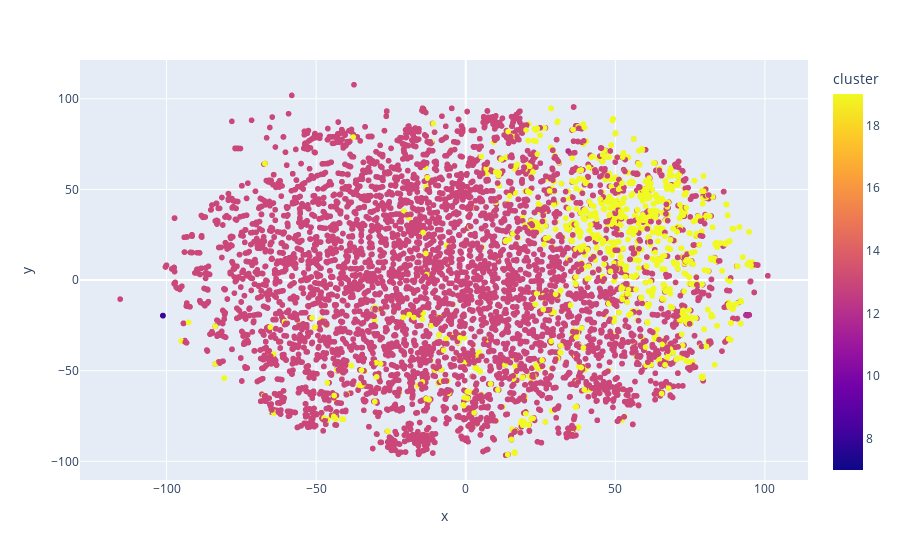

The code cell stored with this chart in its notebook:
### Code cell
fig = px.scatter(df_after_tsne, x="x", y="y", color="cluster")
fig.show()

### Figure 1 — Plotly figure (JSON) as saved in the notebook; plotly's stock layout.template omitted (floating-point values rounded to 4 significant figures; data arrays with more than 128 entries replaced by an {"elided": "..."} marker saying what was removed)
{"data": [{"hovertemplate": "x=%{x}<br>y=%{y}<br>cluster=%{marker.color}<extra></extra>", "legendgroup": "", "marker": {"color": {"elided": "10000 int values"}, "coloraxis": "coloraxis", "symbol": "circle"}, "mode": "markers", "name": "", "showlegend": false, "type": "scattergl", "x": {"elided": "10000 float values"}, "xaxis": "x", "y": {"elided": "10000 float values"}, "yaxis": "y"}], "layout": {"coloraxis": {"colorbar": {"title": {"text": "cluster"}}, "colorscale": [[0, "#0d0887"], [0.1111, "#46039f"], [0.2222, "#7201a8"], [0.3333, "#9c179e"], [0.4444, "#bd3786"], [0.5556, "#d8576b"], [0.6667, "#ed7953"], [0.7778, "#fb9f3a"], [0.8889, "#fdca26"], [1, "#f0f921"]]}, "legend": {"tracegroupgap": 0}, "margin": {"t": 60}, "xaxis": {"anchor": "y", "domain": [0, 1], "title": {"text": "x"}}, "yaxis": {"anchor": "x", "domain": [0, 1], "title": {"text": "y"}}}}
